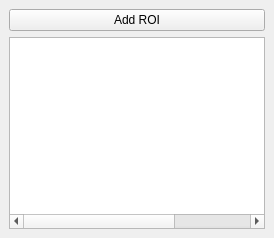
  <widget class="QDockWidget" name="dockWidget_2">
   <property name="windowTitle">
    <string>Regions of interest</string>
   </property>
   <attribute name="dockWidgetArea">
    <number>1</number>
   </attribute>
   <widget class="QWidget" name="dockWidgetContents_5">
    <layout class="QVBoxLayout" name="verticalLayout_40">
     <item>
      <layout class="QVBoxLayout" name="verticalLayout_5">
       <item>
        <layout class="QHBoxLayout" name="horizontalLayout_3">
         <item>
          <widget class="QPushButton" name="btn_addRoi">
           <property name="enabled">
            <bool>true</bool>
           </property>
           <property name="minimumSize">
            <size>
             <width>0</width>
             <height>0</height>
            </size>
           </property>
           <property name="text">
            <string>Add ROI</string>
           </property>
           <property name="icon">
            <iconset>
             <normaloff>../icons/icons8-plus-mathe-60.png</normaloff>../icons/icons8-plus-mathe-60.png</iconset>
           </property>
          </widget>
         </item>
        </layout>
       </item>
       <item>
        <widget class="QTableWidget" name="tableRoi">
         <property name="alternatingRowColors">
          <bool>false</bool>
         </property>
         <attribute name="horizontalHeaderVisible">
          <bool>false</bool>
         </attribute>
         <attribute name="horizontalHeaderStretchLastSection">
          <bool>true</bool>
         </attribute>
         <attribute name="verticalHeaderVisible">
          <bool>false</bool>
         </attribute>
         <column>
          <property name="text">
           <string/>
          </property>
         </column>
         <column>
          <property name="text">
           <string>Active</string>
          </property>
         </column>
         <column>
          <property name="text">
           <string>Name</string>
          </property>
         </column>
        </widget>
       </item>
      </layout>
     </item>
    </layout>
   </widget>
  </widget>
